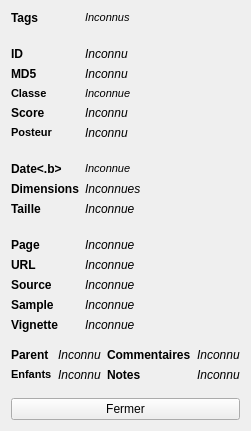
<?xml version="1.0" encoding="UTF-8"?>
<ui version="4.0">
 <class>detailsWindow</class>
 <widget class="QWidget" name="detailsWindow">
  <property name="windowModality">
   <enum>Qt::WindowModal</enum>
  </property>
  <property name="geometry">
   <rect>
    <x>0</x>
    <y>0</y>
    <width>247</width>
    <height>431</height>
   </rect>
  </property>
  <property name="sizePolicy">
   <sizepolicy hsizetype="Preferred" vsizetype="Preferred">
    <horstretch>0</horstretch>
    <verstretch>0</verstretch>
   </sizepolicy>
  </property>
  <property name="windowTitle">
   <string>Grabber - Détails</string>
  </property>
  <property name="windowIcon">
   <iconset resource="../../resources.qrc">
    <normaloff>:/images/icon.ico</normaloff>:/images/icon.ico</iconset>
  </property>
  <layout class="QVBoxLayout" name="verticalLayout">
   <item>
    <layout class="QFormLayout" name="formLayout">
     <property name="fieldGrowthPolicy">
      <enum>QFormLayout::AllNonFixedFieldsGrow</enum>
     </property>
     <item row="0" column="0">
      <widget class="QLabel" name="labelFormTags">
       <property name="text">
        <string>&lt;b&gt;Tags&lt;/b&gt;</string>
       </property>
      </widget>
     </item>
     <item row="0" column="1">
      <widget class="QLabel" name="labelTags">
       <property name="sizePolicy">
        <sizepolicy hsizetype="Preferred" vsizetype="MinimumExpanding">
         <horstretch>0</horstretch>
         <verstretch>0</verstretch>
        </sizepolicy>
       </property>
       <property name="contextMenuPolicy">
        <enum>Qt::CustomContextMenu</enum>
       </property>
       <property name="text">
        <string>&lt;!DOCTYPE HTML PUBLIC &quot;-//W3C//DTD HTML 4.0//EN&quot; &quot;http://www.w3.org/TR/REC-html40/strict.dtd&quot;&gt;
&lt;html&gt;&lt;head&gt;&lt;meta name=&quot;qrichtext&quot; content=&quot;1&quot; /&gt;&lt;style type=&quot;text/css&quot;&gt;
p, li { white-space: pre-wrap; }
&lt;/style&gt;&lt;/head&gt;&lt;body style=&quot; font-family:'MS Shell Dlg 2'; font-size:8.25pt; font-weight:400; font-style:normal;&quot;&gt;
&lt;p style=&quot; margin-top:0px; margin-bottom:0px; margin-left:0px; margin-right:0px; -qt-block-indent:0; text-indent:0px;&quot;&gt;&lt;span style=&quot; font-style:italic;&quot;&gt;Inconnus&lt;/span&gt;&lt;/p&gt;&lt;/body&gt;&lt;/html&gt;</string>
       </property>
       <property name="wordWrap">
        <bool>true</bool>
       </property>
      </widget>
     </item>
     <item row="1" column="0" colspan="2">
      <spacer name="verticalSpacer1">
       <property name="orientation">
        <enum>Qt::Vertical</enum>
       </property>
       <property name="sizeType">
        <enum>QSizePolicy::Fixed</enum>
       </property>
       <property name="sizeHint" stdset="0">
        <size>
         <width>10</width>
         <height>10</height>
        </size>
       </property>
      </spacer>
     </item>
     <item row="2" column="0">
      <widget class="QLabel" name="labelFormId">
       <property name="text">
        <string>&lt;b&gt;ID&lt;/b&gt;</string>
       </property>
      </widget>
     </item>
     <item row="2" column="1">
      <widget class="QLabel" name="labelId">
       <property name="text">
        <string>&lt;i&gt;Inconnu&lt;/i&gt;</string>
       </property>
      </widget>
     </item>
     <item row="4" column="0">
      <widget class="QLabel" name="labelFormRating">
       <property name="text">
        <string>&lt;!DOCTYPE HTML PUBLIC &quot;-//W3C//DTD HTML 4.0//EN&quot; &quot;http://www.w3.org/TR/REC-html40/strict.dtd&quot;&gt;
&lt;html&gt;&lt;head&gt;&lt;meta name=&quot;qrichtext&quot; content=&quot;1&quot; /&gt;&lt;style type=&quot;text/css&quot;&gt;
p, li { white-space: pre-wrap; }
&lt;/style&gt;&lt;/head&gt;&lt;body style=&quot; font-family:'MS Shell Dlg 2'; font-size:8.25pt; font-weight:400; font-style:normal;&quot;&gt;
&lt;p style=&quot; margin-top:0px; margin-bottom:0px; margin-left:0px; margin-right:0px; -qt-block-indent:0; text-indent:0px;&quot;&gt;&lt;span style=&quot; font-weight:600;&quot;&gt;Classe&lt;/span&gt;&lt;/p&gt;&lt;/body&gt;&lt;/html&gt;</string>
       </property>
      </widget>
     </item>
     <item row="4" column="1">
      <widget class="QLabel" name="labelRating">
       <property name="text">
        <string>&lt;!DOCTYPE HTML PUBLIC &quot;-//W3C//DTD HTML 4.0//EN&quot; &quot;http://www.w3.org/TR/REC-html40/strict.dtd&quot;&gt;
&lt;html&gt;&lt;head&gt;&lt;meta name=&quot;qrichtext&quot; content=&quot;1&quot; /&gt;&lt;style type=&quot;text/css&quot;&gt;
p, li { white-space: pre-wrap; }
&lt;/style&gt;&lt;/head&gt;&lt;body style=&quot; font-family:'MS Shell Dlg 2'; font-size:8.25pt; font-weight:400; font-style:normal;&quot;&gt;
&lt;p style=&quot; margin-top:0px; margin-bottom:0px; margin-left:0px; margin-right:0px; -qt-block-indent:0; text-indent:0px;&quot;&gt;&lt;span style=&quot; font-style:italic;&quot;&gt;Inconnue&lt;/span&gt;&lt;/p&gt;&lt;/body&gt;&lt;/html&gt;</string>
       </property>
       <property name="wordWrap">
        <bool>true</bool>
       </property>
      </widget>
     </item>
     <item row="5" column="0">
      <widget class="QLabel" name="labelFormScore">
       <property name="text">
        <string>&lt;b&gt;Score&lt;/b&gt;</string>
       </property>
      </widget>
     </item>
     <item row="5" column="1">
      <widget class="QLabel" name="labelScore">
       <property name="text">
        <string>&lt;i&gt;Inconnu&lt;/i&gt;</string>
       </property>
       <property name="wordWrap">
        <bool>true</bool>
       </property>
      </widget>
     </item>
     <item row="6" column="0">
      <widget class="QLabel" name="labelFormUser">
       <property name="text">
        <string>&lt;!DOCTYPE HTML PUBLIC &quot;-//W3C//DTD HTML 4.0//EN&quot; &quot;http://www.w3.org/TR/REC-html40/strict.dtd&quot;&gt;
&lt;html&gt;&lt;head&gt;&lt;meta name=&quot;qrichtext&quot; content=&quot;1&quot; /&gt;&lt;style type=&quot;text/css&quot;&gt;
p, li { white-space: pre-wrap; }
&lt;/style&gt;&lt;/head&gt;&lt;body style=&quot; font-family:'MS Shell Dlg 2'; font-size:8.25pt; font-weight:400; font-style:normal;&quot;&gt;
&lt;p style=&quot; margin-top:0px; margin-bottom:0px; margin-left:0px; margin-right:0px; -qt-block-indent:0; text-indent:0px;&quot;&gt;&lt;span style=&quot; font-weight:600;&quot;&gt;Posteur&lt;/span&gt;&lt;/p&gt;&lt;/body&gt;&lt;/html&gt;</string>
       </property>
      </widget>
     </item>
     <item row="7" column="0" colspan="2">
      <spacer name="verticalSpacer2">
       <property name="orientation">
        <enum>Qt::Vertical</enum>
       </property>
       <property name="sizeType">
        <enum>QSizePolicy::Fixed</enum>
       </property>
       <property name="sizeHint" stdset="0">
        <size>
         <width>10</width>
         <height>10</height>
        </size>
       </property>
      </spacer>
     </item>
     <item row="8" column="0">
      <widget class="QLabel" name="labelFormDate">
       <property name="text">
        <string>&lt;b&gt;Date&lt;.b&gt;</string>
       </property>
      </widget>
     </item>
     <item row="8" column="1">
      <widget class="QLabel" name="labelDate">
       <property name="text">
        <string>&lt;!DOCTYPE HTML PUBLIC &quot;-//W3C//DTD HTML 4.0//EN&quot; &quot;http://www.w3.org/TR/REC-html40/strict.dtd&quot;&gt;
&lt;html&gt;&lt;head&gt;&lt;meta name=&quot;qrichtext&quot; content=&quot;1&quot; /&gt;&lt;style type=&quot;text/css&quot;&gt;
p, li { white-space: pre-wrap; }
&lt;/style&gt;&lt;/head&gt;&lt;body style=&quot; font-family:'MS Shell Dlg 2'; font-size:8.25pt; font-weight:400; font-style:normal;&quot;&gt;
&lt;p style=&quot; margin-top:0px; margin-bottom:0px; margin-left:0px; margin-right:0px; -qt-block-indent:0; text-indent:0px;&quot;&gt;&lt;span style=&quot; font-style:italic;&quot;&gt;Inconnue&lt;/span&gt;&lt;/p&gt;&lt;/body&gt;&lt;/html&gt;</string>
       </property>
      </widget>
     </item>
     <item row="9" column="0">
      <widget class="QLabel" name="labelFormSize">
       <property name="text">
        <string>&lt;b&gt;Dimensions&lt;/b&gt;</string>
       </property>
      </widget>
     </item>
     <item row="9" column="1">
      <widget class="QLabel" name="labelSize">
       <property name="text">
        <string>&lt;i&gt;Inconnues&lt;/i&gt;</string>
       </property>
      </widget>
     </item>
     <item row="10" column="0">
      <widget class="QLabel" name="labelFormFilesize">
       <property name="text">
        <string>&lt;b&gt;Taille&lt;/b&gt;</string>
       </property>
      </widget>
     </item>
     <item row="10" column="1">
      <widget class="QLabel" name="labelFilesize">
       <property name="text">
        <string>&lt;i&gt;Inconnue&lt;/i&gt;</string>
       </property>
      </widget>
     </item>
     <item row="3" column="0">
      <widget class="QLabel" name="labelFormMd5">
       <property name="text">
        <string>&lt;b&gt;MD5&lt;/b&gt;</string>
       </property>
      </widget>
     </item>
     <item row="3" column="1">
      <widget class="QLabel" name="labelMd5">
       <property name="text">
        <string>&lt;i&gt;Inconnu&lt;/i&gt;</string>
       </property>
      </widget>
     </item>
     <item row="11" column="0" colspan="2">
      <spacer name="verticalSpacer3">
       <property name="orientation">
        <enum>Qt::Vertical</enum>
       </property>
       <property name="sizeType">
        <enum>QSizePolicy::Fixed</enum>
       </property>
       <property name="sizeHint" stdset="0">
        <size>
         <width>10</width>
         <height>10</height>
        </size>
       </property>
      </spacer>
     </item>
     <item row="13" column="0">
      <widget class="QLabel" name="labelFormUrl">
       <property name="text">
        <string>&lt;b&gt;URL&lt;/b&gt;</string>
       </property>
      </widget>
     </item>
     <item row="14" column="0">
      <widget class="QLabel" name="labelFormSource">
       <property name="text">
        <string>&lt;b&gt;Source&lt;/b&gt;</string>
       </property>
      </widget>
     </item>
     <item row="14" column="1">
      <widget class="QLabel" name="labelSource">
       <property name="sizePolicy">
        <sizepolicy hsizetype="Ignored" vsizetype="Preferred">
         <horstretch>0</horstretch>
         <verstretch>0</verstretch>
        </sizepolicy>
       </property>
       <property name="text">
        <string>&lt;i&gt;Inconnue&lt;/i&gt;</string>
       </property>
       <property name="wordWrap">
        <bool>true</bool>
       </property>
       <property name="openExternalLinks">
        <bool>true</bool>
       </property>
      </widget>
     </item>
     <item row="13" column="1">
      <widget class="QLabel" name="labelUrl">
       <property name="sizePolicy">
        <sizepolicy hsizetype="Ignored" vsizetype="Preferred">
         <horstretch>0</horstretch>
         <verstretch>0</verstretch>
        </sizepolicy>
       </property>
       <property name="text">
        <string>&lt;i&gt;Inconnue&lt;/i&gt;</string>
       </property>
       <property name="wordWrap">
        <bool>true</bool>
       </property>
       <property name="openExternalLinks">
        <bool>true</bool>
       </property>
      </widget>
     </item>
     <item row="15" column="0">
      <widget class="QLabel" name="labelFormSample">
       <property name="text">
        <string>&lt;b&gt;Sample&lt;/b&gt;</string>
       </property>
      </widget>
     </item>
     <item row="16" column="0">
      <widget class="QLabel" name="labelFormPreview">
       <property name="text">
        <string>&lt;b&gt;Vignette&lt;/b&gt;</string>
       </property>
      </widget>
     </item>
     <item row="15" column="1">
      <widget class="QLabel" name="labelSample">
       <property name="sizePolicy">
        <sizepolicy hsizetype="Ignored" vsizetype="Preferred">
         <horstretch>0</horstretch>
         <verstretch>0</verstretch>
        </sizepolicy>
       </property>
       <property name="text">
        <string>&lt;i&gt;Inconnue&lt;/i&gt;</string>
       </property>
       <property name="wordWrap">
        <bool>true</bool>
       </property>
       <property name="openExternalLinks">
        <bool>true</bool>
       </property>
      </widget>
     </item>
     <item row="16" column="1">
      <widget class="QLabel" name="labelPreview">
       <property name="sizePolicy">
        <sizepolicy hsizetype="Ignored" vsizetype="Preferred">
         <horstretch>0</horstretch>
         <verstretch>0</verstretch>
        </sizepolicy>
       </property>
       <property name="text">
        <string>&lt;i&gt;Inconnue&lt;/i&gt;</string>
       </property>
       <property name="wordWrap">
        <bool>true</bool>
       </property>
       <property name="openExternalLinks">
        <bool>true</bool>
       </property>
      </widget>
     </item>
     <item row="12" column="0">
      <widget class="QLabel" name="labelFormPage">
       <property name="text">
        <string>&lt;b&gt;Page&lt;/b&gt;</string>
       </property>
      </widget>
     </item>
     <item row="12" column="1">
      <widget class="QLabel" name="labelPage">
       <property name="sizePolicy">
        <sizepolicy hsizetype="Ignored" vsizetype="Preferred">
         <horstretch>0</horstretch>
         <verstretch>0</verstretch>
        </sizepolicy>
       </property>
       <property name="text">
        <string>&lt;i&gt;Inconnue&lt;/i&gt;</string>
       </property>
       <property name="wordWrap">
        <bool>true</bool>
       </property>
       <property name="openExternalLinks">
        <bool>true</bool>
       </property>
      </widget>
     </item>
     <item row="6" column="1">
      <widget class="QLabel" name="labelUser">
       <property name="text">
        <string>&lt;i&gt;Inconnu&lt;/i&gt;</string>
       </property>
       <property name="wordWrap">
        <bool>true</bool>
       </property>
      </widget>
     </item>
    </layout>
   </item>
   <item>
    <spacer name="verticalSpacer">
     <property name="orientation">
      <enum>Qt::Vertical</enum>
     </property>
     <property name="sizeType">
      <enum>QSizePolicy::Fixed</enum>
     </property>
     <property name="sizeHint" stdset="0">
      <size>
       <width>10</width>
       <height>10</height>
      </size>
     </property>
    </spacer>
   </item>
   <item>
    <layout class="QHBoxLayout" name="horizontalLayout">
     <item>
      <layout class="QFormLayout" name="formLayout_2">
       <property name="fieldGrowthPolicy">
        <enum>QFormLayout::AllNonFixedFieldsGrow</enum>
       </property>
       <item row="0" column="0">
        <widget class="QLabel" name="labelFormParent">
         <property name="text">
          <string>&lt;b&gt;Parent&lt;/b&gt;</string>
         </property>
        </widget>
       </item>
       <item row="0" column="1">
        <widget class="QLabel" name="labelParent">
         <property name="text">
          <string>&lt;i&gt;Inconnu&lt;/i&gt;</string>
         </property>
        </widget>
       </item>
       <item row="1" column="0">
        <widget class="QLabel" name="labelFormChildren">
         <property name="text">
          <string>&lt;!DOCTYPE HTML PUBLIC &quot;-//W3C//DTD HTML 4.0//EN&quot; &quot;http://www.w3.org/TR/REC-html40/strict.dtd&quot;&gt;
&lt;html&gt;&lt;head&gt;&lt;meta name=&quot;qrichtext&quot; content=&quot;1&quot; /&gt;&lt;style type=&quot;text/css&quot;&gt;
p, li { white-space: pre-wrap; }
&lt;/style&gt;&lt;/head&gt;&lt;body style=&quot; font-family:'MS Shell Dlg 2'; font-size:8.25pt; font-weight:400; font-style:normal;&quot;&gt;
&lt;p style=&quot; margin-top:0px; margin-bottom:0px; margin-left:0px; margin-right:0px; -qt-block-indent:0; text-indent:0px;&quot;&gt;&lt;span style=&quot; font-weight:600;&quot;&gt;Enfants&lt;/span&gt;&lt;/p&gt;&lt;/body&gt;&lt;/html&gt;</string>
         </property>
        </widget>
       </item>
       <item row="1" column="1">
        <widget class="QLabel" name="labelChildren">
         <property name="text">
          <string>&lt;i&gt;Inconnu&lt;/i&gt;</string>
         </property>
        </widget>
       </item>
      </layout>
     </item>
     <item>
      <layout class="QFormLayout" name="formLayout_3">
       <item row="0" column="0">
        <widget class="QLabel" name="labelFormComments">
         <property name="text">
          <string>&lt;b&gt;Commentaires&lt;/b&gt;</string>
         </property>
        </widget>
       </item>
       <item row="0" column="1">
        <widget class="QLabel" name="labelComments">
         <property name="text">
          <string>&lt;i&gt;Inconnu&lt;/i&gt;</string>
         </property>
        </widget>
       </item>
       <item row="1" column="0">
        <widget class="QLabel" name="labelFormNotes">
         <property name="text">
          <string>&lt;b&gt;Notes&lt;/b&gt;</string>
         </property>
        </widget>
       </item>
       <item row="1" column="1">
        <widget class="QLabel" name="labelNotes">
         <property name="text">
          <string>&lt;i&gt;Inconnu&lt;/i&gt;</string>
         </property>
        </widget>
       </item>
      </layout>
     </item>
    </layout>
   </item>
   <item>
    <spacer name="verticalSpacer_2">
     <property name="orientation">
      <enum>Qt::Vertical</enum>
     </property>
     <property name="sizeType">
      <enum>QSizePolicy::MinimumExpanding</enum>
     </property>
     <property name="sizeHint" stdset="0">
      <size>
       <width>10</width>
       <height>10</height>
      </size>
     </property>
    </spacer>
   </item>
   <item>
    <widget class="QPushButton" name="pushButton">
     <property name="text">
      <string>Fermer</string>
     </property>
    </widget>
   </item>
  </layout>
 </widget>
 <resources>
  <include location="../../resources.qrc"/>
  <include location="../../resources.qrc"/>
  <include location="../../resources.qrc"/>
 </resources>
 <connections>
  <connection>
   <sender>pushButton</sender>
   <signal>clicked()</signal>
   <receiver>detailsWindow</receiver>
   <slot>close()</slot>
   <hints>
    <hint type="sourcelabel">
     <x>108</x>
     <y>348</y>
    </hint>
    <hint type="destinationlabel">
     <x>134</x>
     <y>206</y>
    </hint>
   </hints>
  </connection>
 </connections>
</ui>
